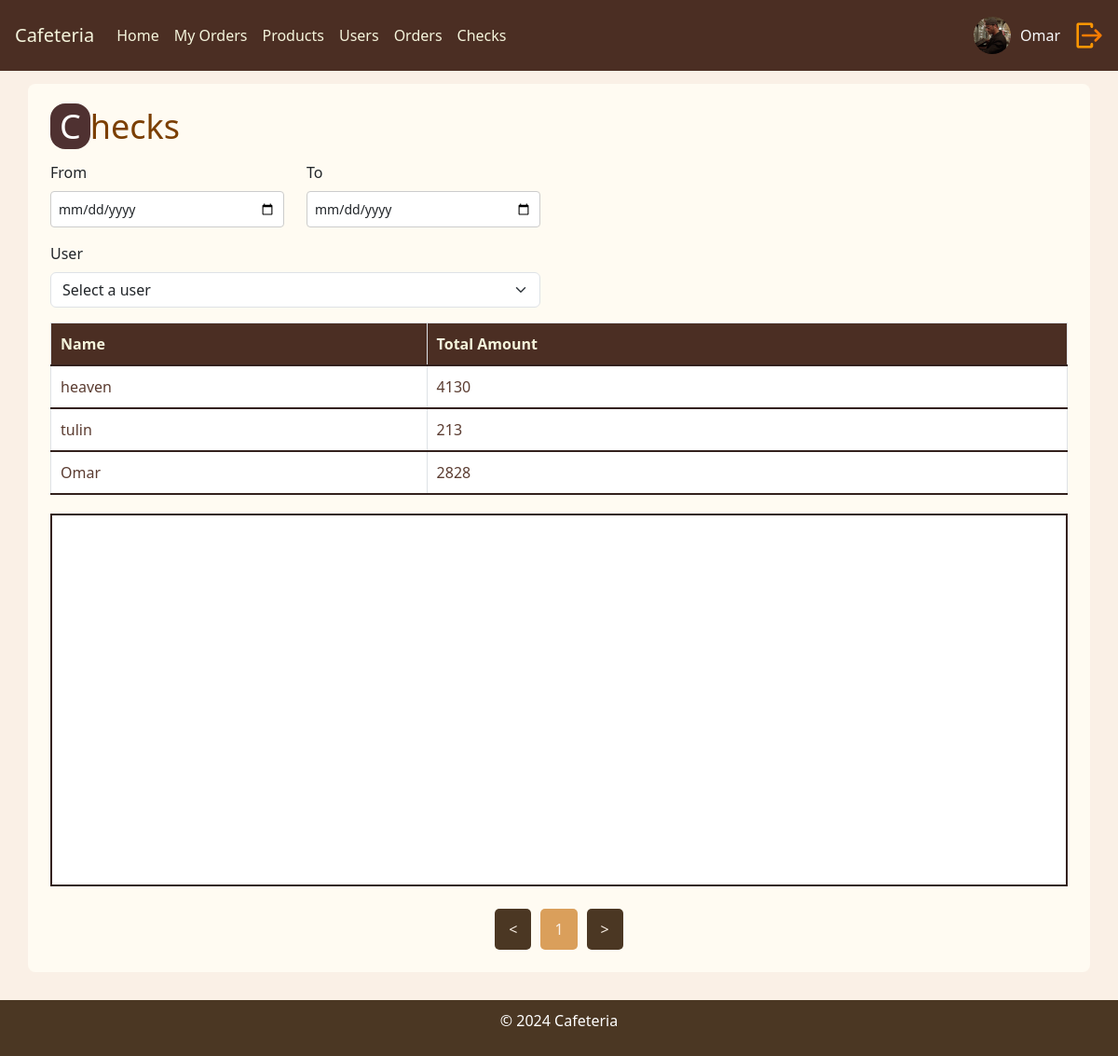
The page /Checks.php (signed in) on the database its author committed.
### tables this page shows
CREATE TABLE `users` (
  `id` int(11) NOT NULL,
  `name` text NOT NULL,
  `email` varchar(100) NOT NULL,
  `password` varchar(100) NOT NULL,
  `room_id` int(11) NOT NULL,
  `ext` int(11) NOT NULL,
  `image` text NOT NULL,
  `perm_id` int(11) NOT NULL
);

### functions/db_class.php (called while the page is built, shortened)
<?php
class Database
{
    private $conn;
    public function connect($host, $username, $password, $dbname)
    {
        $dsn = "mysql:host=$host;dbname=$dbname;charset=utf8mb4";
        try {
            $this->conn = new PDO($dsn, $username, $password);
            $this->conn->setAttribute(PDO::ATTR_ERRMODE, PDO::ERRMODE_EXCEPTION);
        } catch (PDOException $e) {
            echo "Connection failed: " . $e->getMessage();
        }
    }
    public function getRow($table, $field, $value)
    {
        $sql = "SELECT * FROM $table WHERE $field = ?";
        $stmt = $this->conn->prepare($sql);
        $stmt->execute([$value]);
        return $stmt->fetch(PDO::FETCH_ASSOC);
    }
    public function getUserTotals() {
        $sql = "SELECT user_id, SUM(total) AS total_amount
                FROM orders
                GROUP BY user_id";
        $stmt = $this->conn->prepare($sql);
        $stmt->execute();
        return $stmt->fetchAll(PDO::FETCH_ASSOC);
    }
}

### Checks.php (the view, shortened to what this page needs)
<!DOCTYPE html>
<html lang="en">
<head>
    <link rel="stylesheet" href="css/myorders.css">
    <link rel="stylesheet" href="./css/bootstrap.min.css">
    <link rel="stylesheet" href="./css/header.css">
    <link rel="stylesheet" href="./css/footer.css">
</head>
<body>
    <?php
        include 'design/header.php';
    ?>
    <main class="container p-4">
        <h1 class="mb-3"><span style="background-color: #4f3131; padding: 0px 10px; border-radius: 16px; color:white">C</span>hecks</h1>
        <div style="max-width: 550px;" class="row">
            <div class="col-12 col-md-6">
                <label for="fromDate" class="form-label">From</label>
                <input id="fromDate" class="form-control myInput" type="date">
            </div>
            <div class="col-12 col-md-6 mb-3">
                <label for="toDate" class="form-label">To</label>
                <input id="toDate" class="form-control myInput" type="date">
            </div>
            <div class="col-12">
                <label for="userSelect" class="form-label">User</label>
                <select id="userSelect" name="user_id" class="form-select myInput">
                    <option value="">Select a user</option>
                </select>
            </div>
        </div>
        <table class="table mt-3 table-bordered">
            <thead>
                <tr>
                    <th style="background-color: #4f3131; color: white" scope="col">Name</th>
                    <th style="background-color: #4f3131; color: white" scope="col">Total Amount</th>
                </tr>
            </thead>
            <tbody id="users_table_body">
            <?php
                $stmt = $db->getUserTotals();
                foreach ($stmt as $order) {
                    $users = $db->getRow('users', 'id', $order['user_id']);
                    ?>
                    <tr class="clickable-row" data-user-id="<?php echo $users['id']; ?>">
                        <td><?php echo $users['name']; ?></td>
                        <td><?php echo $order['total_amount']; ?></td>
                    </tr>
                    <?php } ?>
            </tbody>
        </table>
        <div id="order-items-container">
        </div>
        <nav class="d-flex justify-content-center">
            <div class="pagination mt-4">
                <button class="prev-page">&lt;</button>
                <span class="page-number">1</span>
                <button class="next-page">&gt;</button>
            </div>
        </nav>
    </main>
    <?php
        require "design/footer.php";
    ?>
</body>
</html>

### design/header.php (shortened to what this page needs)
<?php
require "functions/connect.php";
require "functions/db_class.php";
if (isset($_SESSION['login'])) {
    $db = new Database();
    $db->connect($db_host, $db_user, $db_pass, $db_name);
    $table = 'users';
    $field = 'id';
    $id = $_SESSION['id'];
    $data = $db->getRow($table, $field, $id);
} else {
    session_destroy();
    header("Location: login.php");
}
?>
<header>
    <nav class="navbar navbar-expand-lg navbar-dark">
        <a class="navbar-brand mx-3" href="home.php">Cafeteria</a>
        <div class="collapse navbar-collapse" id="navbarNav">
            <ul class="navbar-nav mr-auto">
                <li class="nav-item"><a class="nav-link" href="home.php">Home</a></li>
                <li class="nav-item"><a class="nav-link" href="my_orders.php">My Orders</a></li>
                <li <?php if($data['perm_id'] == 1){echo "hidden";} ?> class="nav-item"><a class="nav-link" href="allProducts.php">Products</a></li>
                <li <?php if($data['perm_id'] == 1){echo "hidden";} ?> class="nav-item"><a class="nav-link" href="allUsers.php">Users</a></li>
                <li <?php if($data['perm_id'] == 1){echo "hidden";} ?> class="nav-item"><a class="nav-link" href="orders.php"> Orders</a></li>
                <li <?php if($data['perm_id'] == 1){echo "hidden";} ?> class="nav-item"><a class="nav-link" href="Checks.php">Checks</a></li>
            </ul>
            <div class="navbar-nav ml-auto">
                <div class="d-flex align-items-center">
                    <img src="<?php echo $data['image'] ?>" alt="User Photo" class="rounded-circle" width="40" height="40">
                    <span class="ml-2 text-light"><?php echo $data['name']; ?></span>
                    <a class="  mx-3 " href="functions/logout.php"><img class="logout" src="images/logout.png" alt=""></a>
                </div>
            </div>
        </div>
    </nav>
</header>

### css/myorders.css (style rules this page uses)
.container { width: 90%; max-width: 1200px; margin: 0 auto; background-color: #fffbf2; padding: 10px; border-radius: 8px; }
main h1 { font-size: 36px; color: #33211d; margin-bottom: 20px; text-decoration: solid 2px; }
input[type="date"] { padding: 8px; font-size: 14px; border: 1px solid #ccc; border-radius: 4px; width: 100%; }
#order-items-container { display: flex; flex-wrap: wrap; gap: 20px; justify-content: center; align-items: center; margin-top: 20px; border: 2px solid #33211d; height: 400px; background-color: white; }
.pagination { display: flex; justify-content: center; align-items: center; margin-top: 20px; }
.next-page, .prev-page { background-color:#4b3723 !important; }
.pagination button, .pagination .page-number { background-color: #77815c; color: #faf0e6; border: none; padding: 10px 15px; margin: 0 5px; font-size: 16px; cursor: pointer; border-radius: 5px; }
.pagination .page-number { background-color: #da9f5b; cursor: default; }

### css/header.css (style rules this page uses)
body { position: relative; padding-top: 90px !important; padding-bottom: 90px !important; background-color: #faf0e6; }
header { background-color: #4b2e23; color: #f5f5dc; padding: 10px 0; position: fixed; top: 0; width: 100%; z-index: 1000; }
.navbar-nav .nav-link { color: #f5f5dc !important; }
.navbar-nav.ml-auto { margin-left: auto; }
.navbar-nav .d-flex { align-items: center; }
.navbar-nav img { vertical-align: middle; }
.navbar-nav span { margin-left: 10px; font-size: 1rem; }
.navbar-dark .navbar-brand { color: #f5f5dc; }
h1, h2, h3, .h1, .h2, .h3 { color: #7b3f00 !important; }
th { background-color: #4b2e23 !important; color: #f5f5dc !important; text-align: left !important; padding: 10px !important; border-bottom: 2px solid #33211d !important; }
td { text-align: left !important; padding: 10px !important; border-bottom: 2px solid #33211d !important; color: #5b3c31 !important; }
.logout { width: 30px; height: 30px; }

### Checks.php (style rules this page uses)
.clickable-row { cursor: pointer; }

### rows shown on the page
users: image (picture), name "Omar"
users: name "heaven"
users: name "tulin"

### other values the page prints
$order['total_amount'] "4130"
$order['total_amount'] "213"
$order['total_amount'] "2828"
